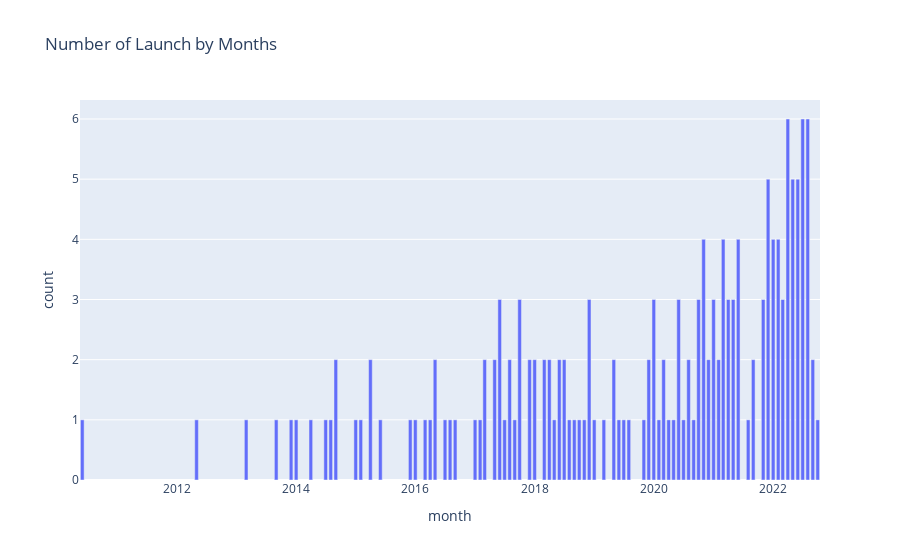

The notebook cell this image was saved under:
### Code cell
vis_data["date"] = pd.to_datetime(vis_data["date"])
vis_data['month'] = vis_data['date'].dt.strftime("%Y-%m")

month_counts = vis_data.groupby('month').size().reset_index(name='count')


fig = ptly.bar(month_counts, x='month', y='count', title= 'Number of Launch by Months')

fig.show()

### Figure 1 — Plotly figure (JSON) as saved in the notebook; plotly's stock layout.template omitted (floating-point values rounded to 4 significant figures)
{"data": [{"alignmentgroup": "True", "hovertemplate": "month=%{x}<br>count=%{y}<extra></extra>", "legendgroup": "", "marker": {"color": "#636efa", "pattern": {"shape": ""}}, "name": "", "offsetgroup": "", "orientation": "v", "showlegend": false, "textposition": "auto", "type": "bar", "x": ["2010-06", "2012-05", "2013-03", "2013-09", "2013-12", "2014-01", "2014-04", "2014-07", "2014-08", "2014-09", "2015-01", "2015-02", "2015-04", "2015-06", "2015-12", "2016-01", "2016-03", "2016-04", "2016-05", "2016-07", "2016-08", "2016-09", "2017-01", "2017-02", "2017-03", "2017-05", "2017-06", "2017-07", "2017-08", "2017-09", "2017-10", "2017-12", "2018-01", "2018-03", "2018-04", "2018-05", "2018-06", "2018-07", "2018-08", "2018-09", "2018-10", "2018-11", "2018-12", "2019-01", "2019-03", "2019-05", "2019-06", "2019-07", "2019-08", "2019-11", "2019-12", "2020-01", "2020-02", "2020-03", "2020-04", "2020-05", "2020-06", "2020-07", "2020-08", "2020-09", "2020-10", "2020-11", "2020-12", "2021-01", "2021-02", "2021-03", "2021-04", "2021-05", "2021-06", "2021-08", "2021-09", "2021-11", "2021-12", "2022-01", "2022-02", "2022-03", "2022-04", "2022-05", "2022-06", "2022-07", "2022-08", "2022-09", "2022-10"], "xaxis": "x", "y": [1, 1, 1, 1, 1, 1, 1, 1, 1, 2, 1, 1, 2, 1, 1, 1, 1, 1, 2, 1, 1, 1, 1, 1, 2, 2, 3, 1, 2, 1, 3, 2, 2, 2, 2, 1, 2, 2, 1, 1, 1, 1, 3, 1, 1, 2, 1, 1, 1, 1, 2, 3, 1, 2, 1, 1, 3, 1, 2, 1, 3, 4, 2, 3, 2, 4, 3, 3, 4, 1, 2, 3, 5, 4, 4, 3, 6, 5, 5, 6, 6, 2, 1], "yaxis": "y"}], "layout": {"barmode": "relative", "legend": {"tracegroupgap": 0}, "title": {"text": "Number of Launch by Months"}, "xaxis": {"anchor": "y", "domain": [0, 1], "title": {"text": "month"}}, "yaxis": {"anchor": "x", "domain": [0, 1], "title": {"text": "count"}}}}
